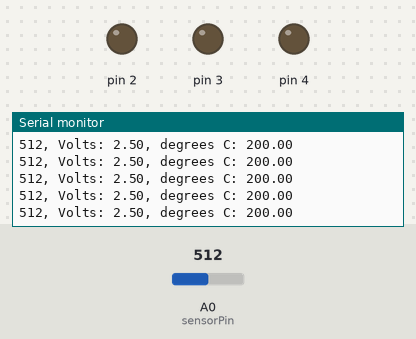
Bench run of a sketch on a simulated Arduino Uno, built with avr-gcc and run on an emulated ATmega328P. On the bench: output pins drawn as LEDs (lit = HIGH), the last lines printed to the serial monitor. The inputs (shaded band) are chosen by the test bench; at power-on: A0 (sensorPin) = 512.

Above: at 1.2 s.
1.3 s: A0 (sensorPin) set to 317
At 2.0 s:
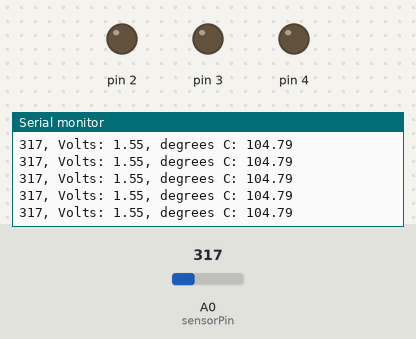
4.3 s: A0 (sensorPin) set to 289
At 5.3 s:
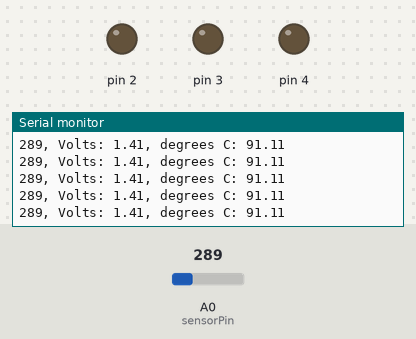
Timing chart, 0 to 7.3 s (numbered marks = the images above; inputs shaded):
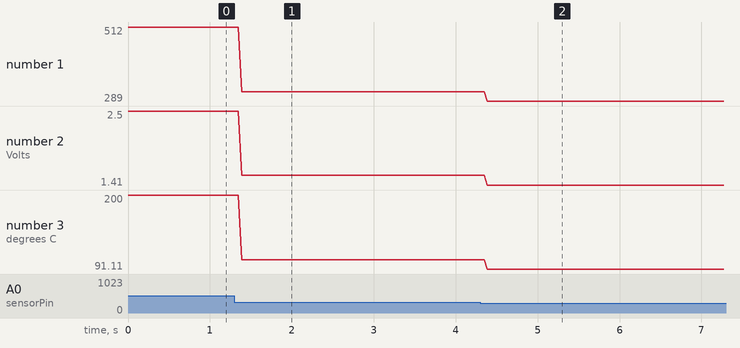

Measured:
- after the input at 1.3 s, the serial monitor: prints a new line after 0.09 s (image 1)
- after the input at 4.3 s, the serial monitor: prints a new line after 0.09 s (image 2)
- plotted number 1: 512 → 317 after the input at 1.3 s, 317 → 289 after the input at 4.3 s
- plotted number 2: 2.5 → 1.55 after the input at 1.3 s, 1.55 → 1.41 after the input at 4.3 s
- plotted number 3: 200 → 104.79 after the input at 1.3 s, 104.79 → 91.11 after the input at 4.3 s

The sketch:

ARDUINO_5_LED_TEMPERATURA.ino
```cpp
const int sensorPin = A0;
int switchState = 0;

const float baselineTemp = 24.0;

void setup() {
  // put your setup code here, to run once:
    Serial.begin(9600); //abre un puerto en serie
    for(int pinNumber = 2; pinNumber<5; pinNumber++) {
    pinMode(pinNumber, OUTPUT);
    digitalWrite(pinNumber, LOW);
    //Iniciando bóton
    pinMode(7, INPUT);
    }
}

void loop() {
  // put your main code here, to run repeatedly:
int sensorVal = analogRead(sensorPin);
Serial.print(sensorVal);
//convierte la lectura del ADC a voltaje
float voltage = (sensorVal/1024.0) * 5.0;
Serial.print(", Volts: ");
Serial.print(voltage);
Serial.print(", degrees C: ");
//convierte el voltaje a temperatura em grados
float temperature = (voltage - .5) * 100;
Serial.println(temperature);


if(temperature < baselineTemp) {
  digitalWrite(2, LOW);
  digitalWrite(3, LOW);
  digitalWrite(4, LOW);
  digitalWrite(5, LOW);
  digitalWrite(6, LOW);
}else if(temperature >= baselineTemp+1 && temperature < baselineTemp+2){
  digitalWrite(2, HIGH);
  digitalWrite(3, LOW);
  digitalWrite(4, LOW);
  digitalWrite(5, LOW);
  digitalWrite(6, LOW);
}else if(temperature >= baselineTemp+2 && temperature < baselineTemp+3){
  digitalWrite(2, HIGH);
  digitalWrite(3, HIGH);
  digitalWrite(4, LOW);
  digitalWrite(5, LOW);
  digitalWrite(6, LOW);
}else if(temperature >= baselineTemp+3 && temperature < baselineTemp+4) {
  digitalWrite(2, HIGH);
  digitalWrite(3, HIGH);
  digitalWrite(4, HIGH);
  digitalWrite(5, LOW);
  digitalWrite(6, LOW);
}else if(temperature >= baselineTemp+4 && temperature < baselineTemp+5) {
  digitalWrite(2, HIGH);
  digitalWrite(3, HIGH);
  digitalWrite(4, HIGH);
  digitalWrite(5, HIGH);
  digitalWrite(6, LOW);
  }else if(temperature >= baselineTemp+5 && temperature < baselineTemp+6) {
  digitalWrite(2, HIGH);
  digitalWrite(3, HIGH);
  digitalWrite(4, HIGH);
  digitalWrite(5, HIGH);
  digitalWrite(6, HIGH);
}
delay(1);
}
```
